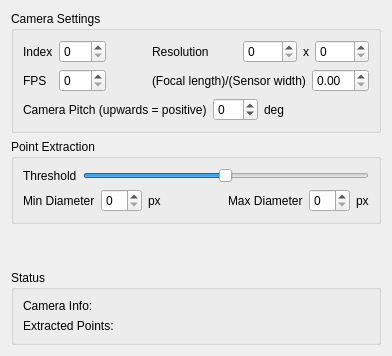
     <widget class="QWidget" name="tab_2">
      <attribute name="title">
       <string>Camera</string>
      </attribute>
      <layout class="QVBoxLayout" name="verticalLayout_7">
       <item>
        <widget class="QGroupBox" name="groupBox">
         <property name="title">
          <string>Camera Settings</string>
         </property>
         <layout class="QVBoxLayout" name="verticalLayout">
          <item>
           <layout class="QHBoxLayout" name="horizontalLayout_3">
            <item>
             <layout class="QFormLayout" name="formLayout_4">
              <item row="1" column="0">
               <widget class="QLabel" name="label_2">
                <property name="text">
                 <string>Index</string>
                </property>
                <property name="buddy">
                 <cstring>camindex_spin</cstring>
                </property>
               </widget>
              </item>
              <item row="1" column="1">
               <widget class="QSpinBox" name="camindex_spin">
                <property name="toolTip">
                 <string>Capture device index</string>
                </property>
               </widget>
              </item>
              <item row="2" column="0">
               <widget class="QLabel" name="label_37">
                <property name="text">
                 <string>FPS</string>
                </property>
                <property name="buddy">
                 <cstring>fps_spin</cstring>
                </property>
               </widget>
              </item>
              <item row="2" column="1">
               <widget class="QSpinBox" name="fps_spin">
                <property name="toolTip">
                 <string>Desired capture framerate</string>
                </property>
                <property name="maximum">
                 <number>300</number>
                </property>
               </widget>
              </item>
             </layout>
            </item>
            <item>
             <spacer name="horizontalSpacer_2">
              <property name="orientation">
               <enum>Qt::Horizontal</enum>
              </property>
              <property name="sizeHint" stdset="0">
               <size>
                <width>40</width>
                <height>20</height>
               </size>
              </property>
             </spacer>
            </item>
            <item>
             <layout class="QVBoxLayout" name="verticalLayout_10">
              <item>
               <layout class="QHBoxLayout" name="horizontalLayout_13">
                <item>
                 <widget class="QLabel" name="label_36">
                  <property name="text">
                   <string>Resolution</string>
                  </property>
                 </widget>
                </item>
                <item>
                 <spacer name="horizontalSpacer_9">
                  <property name="orientation">
                   <enum>Qt::Horizontal</enum>
                  </property>
                  <property name="sizeHint" stdset="0">
                   <size>
                    <width>20</width>
                    <height>20</height>
                   </size>
                  </property>
                 </spacer>
                </item>
                <item>
                 <widget class="QSpinBox" name="res_x_spin">
                  <property name="toolTip">
                   <string>Desired capture width</string>
                  </property>
                  <property name="maximum">
                   <number>2000</number>
                  </property>
                  <property name="singleStep">
                   <number>10</number>
                  </property>
                 </widget>
                </item>
                <item>
                 <widget class="QLabel" name="label_41">
                  <property name="text">
                   <string>x</string>
                  </property>
                 </widget>
                </item>
                <item>
                 <widget class="QSpinBox" name="res_y_spin">
                  <property name="toolTip">
                   <string>Desired capture height</string>
                  </property>
                  <property name="maximum">
                   <number>2000</number>
                  </property>
                  <property name="singleStep">
                   <number>10</number>
                  </property>
                 </widget>
                </item>
               </layout>
              </item>
              <item>
               <layout class="QHBoxLayout" name="horizontalLayout_9">
                <item>
                 <widget class="QLabel" name="label_34">
                  <property name="text">
                   <string>(Focal length)/(Sensor width)</string>
                  </property>
                  <property name="buddy">
                   <cstring>f_dspin</cstring>
                  </property>
                 </widget>
                </item>
                <item>
                 <widget class="QDoubleSpinBox" name="f_dspin">
                  <property name="toolTip">
                   <string>The camera's focal length devided by its sensor width</string>
                  </property>
                  <property name="decimals">
                   <number>2</number>
                  </property>
                  <property name="singleStep">
                   <double>0.100000000000000</double>
                  </property>
                 </widget>
                </item>
               </layout>
              </item>
             </layout>
            </item>
           </layout>
          </item>
          <item>
           <layout class="QHBoxLayout" name="horizontalLayout_6">
            <item>
             <widget class="QLabel" name="label_4">
              <property name="text">
               <string>Camera Pitch (upwards = positive)</string>
              </property>
              <property name="buddy">
               <cstring>campitch_spin</cstring>
              </property>
             </widget>
            </item>
            <item>
             <widget class="QSpinBox" name="campitch_spin">
              <property name="contextMenuPolicy">
               <enum>Qt::DefaultContextMenu</enum>
              </property>
              <property name="toolTip">
               <string>The angle the camera is facing upwards</string>
              </property>
              <property name="minimum">
               <number>-99</number>
              </property>
             </widget>
            </item>
            <item>
             <widget class="QLabel" name="label_5">
              <property name="text">
               <string>deg</string>
              </property>
             </widget>
            </item>
            <item>
             <spacer name="horizontalSpacer_10">
              <property name="orientation">
               <enum>Qt::Horizontal</enum>
              </property>
              <property name="sizeHint" stdset="0">
               <size>
                <width>20</width>
                <height>20</height>
               </size>
              </property>
             </spacer>
            </item>
           </layout>
          </item>
         </layout>
        </widget>
       </item>
       <item>
        <widget class="QGroupBox" name="groupBox_2">
         <property name="title">
          <string>Point Extraction</string>
         </property>
         <layout class="QVBoxLayout" name="verticalLayout_4">
          <item>
           <layout class="QHBoxLayout" name="horizontalLayout">
            <item>
             <widget class="QLabel" name="label">
              <property name="text">
               <string>Threshold</string>
              </property>
              <property name="buddy">
               <cstring>threshold_slider</cstring>
              </property>
             </widget>
            </item>
            <item>
             <widget class="QSlider" name="threshold_slider">
              <property name="toolTip">
               <string>Intensity threshold for point extraction</string>
              </property>
              <property name="maximum">
               <number>255</number>
              </property>
              <property name="value">
               <number>127</number>
              </property>
              <property name="orientation">
               <enum>Qt::Horizontal</enum>
              </property>
             </widget>
            </item>
           </layout>
          </item>
          <item>
           <layout class="QHBoxLayout" name="horizontalLayout_2">
            <item>
             <widget class="QLabel" name="label_7">
              <property name="text">
               <string>Min Diameter</string>
              </property>
              <property name="buddy">
               <cstring>mindiam_spin</cstring>
              </property>
             </widget>
            </item>
            <item>
             <widget class="QSpinBox" name="mindiam_spin">
              <property name="toolTip">
               <string>Minimum point diameter</string>
              </property>
             </widget>
            </item>
            <item>
             <widget class="QLabel" name="label_12">
              <property name="text">
               <string>px</string>
              </property>
             </widget>
            </item>
            <item>
             <spacer name="horizontalSpacer">
              <property name="orientation">
               <enum>Qt::Horizontal</enum>
              </property>
              <property name="sizeHint" stdset="0">
               <size>
                <width>40</width>
                <height>20</height>
               </size>
              </property>
             </spacer>
            </item>
            <item>
             <widget class="QLabel" name="label_8">
              <property name="text">
               <string>Max Diameter</string>
              </property>
              <property name="buddy">
               <cstring>maxdiam_spin</cstring>
              </property>
             </widget>
            </item>
            <item>
             <widget class="QSpinBox" name="maxdiam_spin">
              <property name="toolTip">
               <string>Maximum point diameter</string>
              </property>
             </widget>
            </item>
            <item>
             <widget class="QLabel" name="label_13">
              <property name="text">
               <string>px</string>
              </property>
             </widget>
            </item>
           </layout>
          </item>
         </layout>
        </widget>
       </item>
       <item>
        <spacer name="verticalSpacer_2">
         <property name="orientation">
          <enum>Qt::Vertical</enum>
         </property>
         <property name="sizeHint" stdset="0">
          <size>
           <width>20</width>
           <height>40</height>
          </size>
         </property>
        </spacer>
       </item>
       <item>
        <widget class="QGroupBox" name="groupBox_5">
         <property name="title">
          <string>Status</string>
         </property>
         <layout class="QVBoxLayout" name="verticalLayout_5">
          <item>
           <layout class="QFormLayout" name="formLayout">
            <property name="fieldGrowthPolicy">
             <enum>QFormLayout::AllNonFixedFieldsGrow</enum>
            </property>
            <item row="0" column="0">
             <widget class="QLabel" name="label_38">
              <property name="text">
               <string>Camera Info:</string>
              </property>
             </widget>
            </item>
            <item row="0" column="1">
             <widget class="QLabel" name="caminfo_label">
              <property name="sizePolicy">
               <sizepolicy hsizetype="Preferred" vsizetype="Preferred">
                <horstretch>0</horstretch>
                <verstretch>0</verstretch>
               </sizepolicy>
              </property>
              <property name="minimumSize">
               <size>
                <width>120</width>
                <height>0</height>
               </size>
              </property>
              <property name="text">
               <string/>
              </property>
             </widget>
            </item>
            <item row="1" column="0">
             <widget class="QLabel" name="label_3">
              <property name="text">
               <string>Extracted Points:</string>
              </property>
             </widget>
            </item>
            <item row="1" column="1">
             <widget class="QLabel" name="pointinfo_label">
              <property name="minimumSize">
               <size>
                <width>50</width>
                <height>0</height>
               </size>
              </property>
              <property name="text">
               <string/>
              </property>
             </widget>
            </item>
           </layout>
          </item>
         </layout>
        </widget>
       </item>
      </layout>
     </widget>
